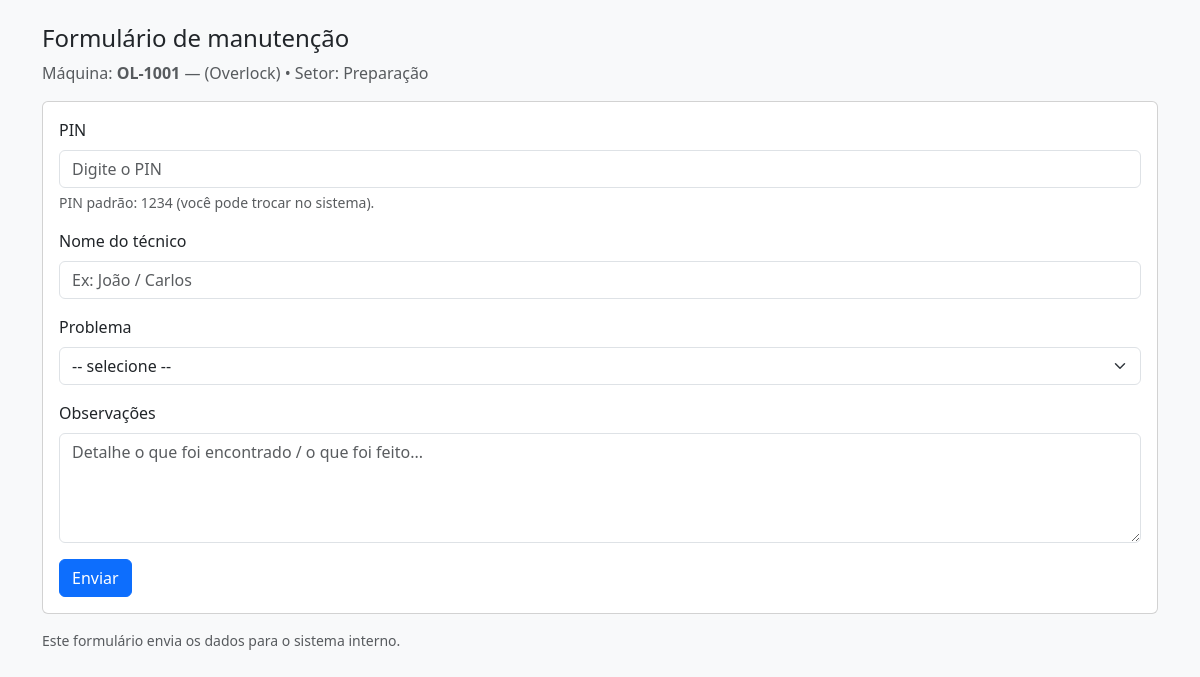
Page /qr/OL-1001 on the committed database.
### app.py (models this page shows)
class Machine(db.Model):
    id = db.Column(db.Integer, primary_key=True)
    patrimonio = db.Column(db.String(80), unique=True, nullable=False)
    tipo = db.Column(db.String(80), nullable=False)
    setor = db.Column(db.String(80), nullable=True)
    status = db.Column(db.String(30), default="Ativa")  # Ativa, Em manutenção, Desativada

### app.py (the view, shortened to what this page needs)
@app.route("/qr/<patrimonio>", methods=["GET", "POST"])
def qr_form(patrimonio):
    machine = Machine.query.filter_by(patrimonio=patrimonio).first()
    if not machine:
        return "Máquina não encontrada", 404
    return render_template("qr_form.html", machine=machine, problemas=PREDEFINED_PROBLEMAS)

### app.py (called while the page is built, shortened)
@app.before_request
def create_tables_once():
    global _db_initialized
    if _db_initialized:
        return

### templates/qr_form.html (shortened to what this page needs)
<!doctype html>
<html lang="pt-br">
<head>
  <link href="https://cdn.jsdelivr.net/npm/bootstrap@5.3.0/dist/css/bootstrap.min.css" rel="stylesheet">
</head>
<body class="bg-light">
  <div class="container py-4">
    <div class="mb-3">
      <h4>Formulário de manutenção</h4>
      <div class="text-muted">
        Máquina: <b>{{ machine.patrimonio }}</b> — {{ machine.nome }}
        {% if machine.tipo %} ({{ machine.tipo }}){% endif %}
        {% if machine.setor %} • Setor: {{ machine.setor }}{% endif %}
      </div>
    </div>
    <div class="card">
      <div class="card-body">
        <form method="post">
          <div class="mb-3">
            <label class="form-label">PIN</label>
            <input class="form-control" type="password" name="pin" placeholder="Digite o PIN" required>
            <div class="form-text">PIN padrão: 1234 (você pode trocar no sistema).</div>
          </div>
          <div class="mb-3">
            <label class="form-label">Nome do técnico</label>
            <input class="form-control" name="tecnico" placeholder="Ex: João / Carlos" required>
          </div>
          <div class="mb-3">
            <label class="form-label">Problema</label>
            <select class="form-select" name="problema" required>
              <option value="">-- selecione --</option>
            </select>
          </div>
          <div class="mb-3">
            <label class="form-label">Observações</label>
            <textarea class="form-control" name="observacoes" rows="4" placeholder="Detalhe o que foi encontrado / o que foi feito..."></textarea>
          </div>
          <button class="btn btn-primary">Enviar</button>
        </form>
      </div>
    </div>
    <div class="text-muted small mt-3">
      Este formulário envia os dados para o sistema interno.
    </div>
  </div>
</body>
</html>

### rows in the picture
Machine: patrimonio "OL-1001", tipo "Overlock", setor "Preparação"
